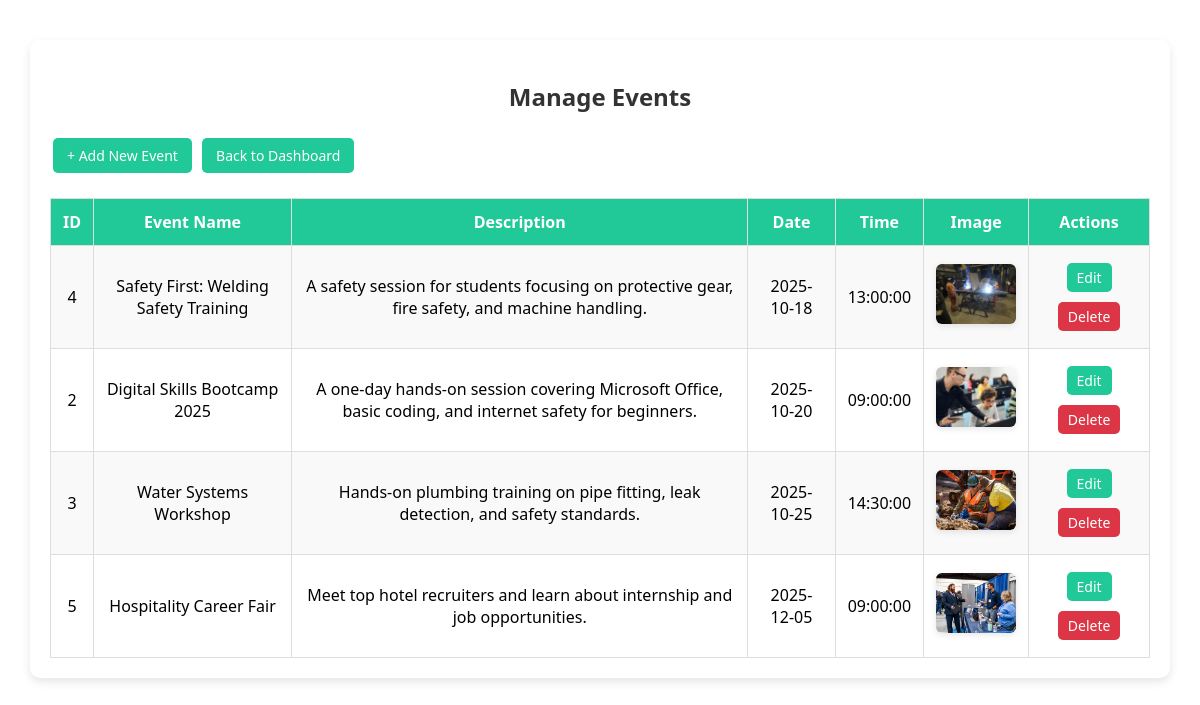
Page /admin/manage_events.php (signed in) on the committed database.
### tables this page shows
CREATE TABLE `events` (
  `event_id` int(11) NOT NULL,
  `event_name` varchar(150) NOT NULL,
  `event_des` text NOT NULL,
  `event_date` date NOT NULL,
  `event_time` time NOT NULL,
  `image_event` varchar(255) NOT NULL
);

### admin/manage_events.php (the view, shortened to what this page needs)
<?php
include('../includes/connect.php');
$result = $conn->query("SELECT * FROM events ORDER BY event_date ASC");
?>
<!DOCTYPE html>
<html lang="en">
<head>
  <link rel="stylesheet" href="../css/manage_events.css">
</head>
<body>
  <div class="admin-container">
    <h2>Manage Events</h2>
    <a href="add_event.php" class="btn">+ Add New Event</a>
    <a href="admin_dashboard.php" class="btn-secondary">Back to Dashboard</a>
    <table>
      <tr>
        <th>ID</th>
        <th>Event Name</th>
        <th>Description</th>
        <th>Date</th>
        <th>Time</th>
        <th>Image</th>
        <th>Actions</th>
      </tr>
      <?php if ($result && $result->num_rows > 0) { ?>
        <?php while ($row = $result->fetch_assoc()) { ?>
          <tr>
            <td><?php echo $row['event_id']; ?></td>
            <td><?php echo htmlspecialchars($row['event_name']); ?></td>
            <td><?php echo htmlspecialchars($row['event_des']); ?></td>
            <td><?php echo $row['event_date']; ?></td>
            <td><?php echo $row['event_time']; ?></td>
            <td>
              <?php if (!empty($row['image_event'])) { ?>
                <img src="../<?php echo htmlspecialchars($row['image_event']); ?>" width="80" style="border-radius:6px;">
              <?php } else { echo "No Image"; } ?>
            </td>
            <td>
              <a href="../admin/edit_events.php?id=<?php echo $row['event_id']; ?>" class="btn-small">Edit</a>
              <a href="../admin/delete_event.php?id=<?php echo $row['event_id']; ?>"
                 class="btn-small btn-danger"
                 onclick="return confirm('Are you sure you want to delete this event?')">Delete</a>
            </td>
          </tr>
        <?php } ?>
      <?php } else { ?>
        <tr><td colspan="7" style="text-align:center;">No events found.</td></tr>
      <?php } ?>
    </table>
  </div>
</body>
</html>

### css/manage_events.css (style rules this page uses)
.admin-container { max-width: 1100px; margin: 40px auto; padding: 20px; background: #fff; border-radius: 10px; box-shadow: 0px 4px 10px rgba(0,0,0,0.1); font-family: "Segoe UI", Tahoma, sans-serif; }
.admin-container h2 { margin-bottom: 20px; font-size: 24px; color: #333; text-align: center; }
.btn, .btn-secondary, .btn-small, .btn-danger { display: inline-block; padding: 8px 14px; margin: 5px 3px; font-size: 14px; border-radius: 5px; text-decoration: none; cursor: pointer; transition: 0.3s; }
.btn { background: #20c997; color: #fff; }
.btn-secondary { background: #20c997; color: #fff; }
.btn-small { background: #20c997; color: #fff; padding: 5px 10px; }
.btn-danger { background: #dc3545; color: #fff; }
table { width: 100%; border-collapse: collapse; margin-top: 20px; }
table th, table td { padding: 12px; text-align: center; border: 1px solid #ddd; }
table th { background: #20c997; color: #fff; font-weight: bold; }
table tr:nth-child(even) { background: #f9f9f9; }
table img { border-radius: 6px; object-fit: cover; width: 80px; height: 60px; box-shadow: 0px 2px 6px rgba(0,0,0,0.1); }

### rows in the picture
events: event_id "4", event_name "Safety First: Welding Safety Training", event_des "A safety session for students focusing on protective gear, fire safety, and machine handling.", event_date "2025-10-18", event_time "13:00:00", image_event (picture)
events: event_id "2", event_name "Digital Skills Bootcamp 2025", event_des "A one-day hands-on session covering Microsoft Office, basic coding, and internet safety for beginners.", event_date "2025-10-20", event_time "09:00:00", image_event (picture)
events: event_id "3", event_name "Water Systems Workshop", event_des "Hands-on plumbing training on pipe fitting, leak detection, and safety standards.", event_date "2025-10-25", event_time "14:30:00", image_event (picture)
events: event_id "5", event_name "Hospitality Career Fair", event_des "Meet top hotel recruiters and learn about internship and job opportunities.", event_date "2025-12-05", event_time "09:00:00", image_event (picture)
